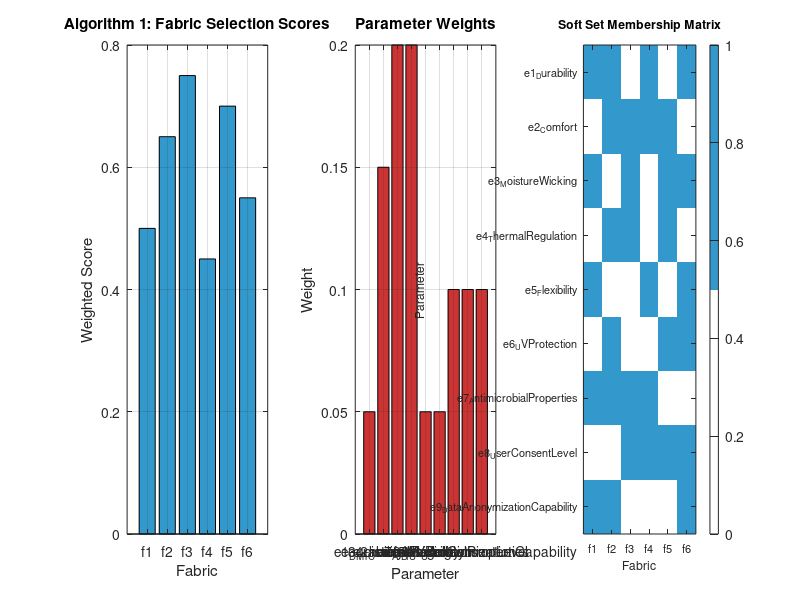

Recreate this plot in MATLAB. (Note: this script raises an error after producing the figure.)

% Part 1: Algorithm 1 and Algorithm 2 with Case Studies

clear all; close all; clc;


%% ALGORITHM 1


fprintf('=== ALGORITHM 1: SMART FABRIC SELECTION ===\n\n');

% Universal set of fabrics (from case study)
fabrics = {'f1', 'f2', 'f3', 'f4', 'f5', 'f6'};
n_fabrics = length(fabrics);

% Parameters (from case study)
parameters = {'e1_Durability', 'e2_Comfort', 'e3_MoistureWicking', ...
              'e4_ThermalRegulation', 'e5_Flexibility', 'e6_UVProtection', ...
              'e7_AntimicrobialProperties', 'e8_UserConsentLevel', ...
              'e9_DataAnonymizationCapability'};
n_params = length(parameters);

% Weights (from case study)
weights = [0.05, 0.15, 0.20, 0.20, 0.05, 0.05, 0.10, 0.10, 0.10];

% Soft set construction F(e_j) - fabrics satisfying each parameter
soft_set = {
    [1, 2, 4, 6];        % e1: Durability
    [2, 3, 4, 5];        % e2: Comfort  
    [1, 3, 5, 6];        % e3: Moisture Wicking
    [2, 3, 5];           % e4: Thermal Regulation
    [1, 4, 6];           % e5: Flexibility
    [2, 5, 6];           % e6: UV Protection
    [1, 2, 3, 4];        % e7: Antimicrobial Properties
    [3, 4, 5, 6];        % e8: User Consent Level
    [1, 2, 6]            % e9: Data Anonymization Capability
};

% Algorithm 1 Implementation
fabric_scores = zeros(1, n_fabrics);

% Calculate weighted scores for each fabric
for i = 1:n_fabrics
    for j = 1:n_params
        if ismember(i, soft_set{j})
            fabric_scores(i) = fabric_scores(i) + weights(j);
        end
    end
end

% Display results
fprintf('Fabric Scores:\n');
for i = 1:n_fabrics
    fprintf('%s: %.3f\n', fabrics{i}, fabric_scores(i));
end

[max_score, best_fabric_idx] = max(fabric_scores);
fprintf('\nOptimal Fabric: %s with score %.3f\n\n', fabrics{best_fabric_idx}, max_score);

% Ranking fabrics
[sorted_scores, ranking_idx] = sort(fabric_scores, 'descend');
fprintf('Ranking Order:\n');
for i = 1:n_fabrics
    fprintf('%d. %s (%.3f)\n', i, fabrics{ranking_idx(i)}, sorted_scores(i));
end

% Visualization
figure('Position', [100, 100, 1200, 400]);

% Plot 1: Fabric scores
subplot(1, 3, 1);
bar(fabric_scores, 'FaceColor', [0.2, 0.6, 0.8]);
title('Algorithm 1: Fabric Selection Scores');
xlabel('Fabric');
ylabel('Weighted Score');
set(gca, 'XTickLabel', fabrics);
grid on;

% Plot 2: Parameter weights
subplot(1, 3, 2);
bar(weights, 'FaceColor', [0.8, 0.2, 0.2]);
title('Parameter Weights');
xlabel('Parameter');
ylabel('Weight');
set(gca, 'XTickLabel', parameters, 'XTickLabelRotation', 45);
grid on;

% Plot 3: Soft set membership matrix
subplot(1, 3, 3);
membership_matrix = zeros(n_params, n_fabrics);
for i = 1:n_params
    for j = 1:n_fabrics
        if ismember(j, soft_set{i})
            membership_matrix(i, j) = 1;
        end
    end
end
imagesc(membership_matrix);
colormap([1 1 1; 0.2 0.6 0.8]); % White for 0, Blue for 1
title('Soft Set Membership Matrix');
xlabel('Fabric');
ylabel('Parameter');
set(gca, 'XTick', 1:n_fabrics, 'XTickLabel', fabrics);
set(gca, 'YTick', 1:n_params, 'YTickLabel', parameters, 'FontSize', 8);
colorbar;

sgtitle('Algorithm 1: Smart Fabric Selection Analysis');


%% ALGORITHM 2: Multi-input Adaptive Fuzzy Logic for Ventilation Control


fprintf('\n=== ALGORITHM 2: ADAPTIVE FUZZY LOGIC CONTROL ===\n\n');

% Case study data (Tropical training scenario)
T = 27;          % Temperature (°C)
H = 70;          % Humidity (%)
B = 38;          % Body heat (°C)

% User Profile (from case study)
t_min = 20; t_max = 28;
h_min = 40; h_max = 75;
b_min = 36.5; b_max = 38.5;
w_T = 0.4; w_H = 0.3; w_B = 0.3;

% Climate Zone adjustments
c_T = 1; c_H = 0; c_B = 0;

% Max ventilation setting
max_ventilation = 10;

% Algorithm 2 Implementation
fprintf('Original sensor values:\n');
fprintf('Temperature: %.1f°C, Humidity: %.1f%%, Body Heat: %.1f°C\n', T, H, B);

% Step 2: Adjust inputs
T_adj = T + c_T;
H_adj = H + c_H;
B_adj = B + c_B;

fprintf('Adjusted values:\n');
fprintf('T_adj: %.1f°C, H_adj: %.1f%%, B_adj: %.1f°C\n', T_adj, H_adj, B_adj);

% Step 3: Normalize inputs
T_n = (T_adj - t_min) / (t_max - t_min);
H_n = (H_adj - h_min) / (h_max - h_min);
B_n = (B_adj - b_min) / (b_max - b_min);

fprintf('Normalized values:\n');
fprintf('T_n: %.3f, H_n: %.3f, B_n: %.3f\n', T_n, H_n, B_n);

% Step 4: Calculate fuzzy membership values (triangular function)
mu_T = fuzzy_membership(T_n);
mu_H = fuzzy_membership(H_n);
mu_B = fuzzy_membership(B_n);

fprintf('Membership values:\n');
fprintf('μ_T: %.3f, μ_H: %.3f, μ_B: %.3f\n', mu_T, mu_H, mu_B);

% Step 5: Weighted aggregation
S = w_T * mu_T + w_H * mu_H + w_B * mu_B;
fprintf('Aggregated score S: %.3f\n', S);

% Step 6: Final ventilation level
V = S * max_ventilation;
fprintf('Final ventilation level: %.2f units\n\n', V);

% Visualization of Algorithm 2
figure('Position', [100, 500, 1200, 600]);

% Plot 1: Input normalization
subplot(2, 3, 1);
inputs = [T, H, B];
inputs_adj = [T_adj, H_adj, B_adj];
inputs_norm = [T_n, H_n, B_n];
x = categorical({'Temperature', 'Humidity', 'Body Heat'});
bar(x, [inputs; inputs_adj; inputs_norm]');
title('Input Processing Steps');
ylabel('Value');
legend('Original', 'Adjusted', 'Normalized', 'Location', 'best');

% Plot 2: Membership functions visualization
subplot(2, 3, 2);
x_range = 0:0.01:1;
mu_range = arrayfun(@fuzzy_membership, x_range);
plot(x_range, mu_range, 'LineWidth', 2);
hold on;
plot([T_n, H_n, B_n], [mu_T, mu_H, mu_B], 'ro', 'MarkerSize', 8, 'LineWidth', 2);
title('Triangular Membership Function');
xlabel('Normalized Input');
ylabel('Membership Value');
legend('μ(x)', 'Case Study Points', 'Location', 'best');
grid on;

% Plot 3: Weight distribution
subplot(2, 3, 3);
weights_fuzzy = [w_T, w_H, w_B];
pie(weights_fuzzy, {'Temperature', 'Humidity', 'Body Heat'});
title('Parameter Weights');

% Plot 4: Membership comparison
subplot(2, 3, 4);
memberships = [mu_T, mu_H, mu_B];
bar(categorical({'Temperature', 'Humidity', 'Body Heat'}), memberships, ...
    'FaceColor', [0.8, 0.4, 0.2]);
title('Fuzzy Membership Values');
ylabel('Membership Value');
ylim([0, 1]);

% Plot 5: Ventilation response surface
subplot(2, 3, 5);
temp_range = 20:0.5:35;
humid_range = 40:1:80;
[T_grid, H_grid] = meshgrid(temp_range, humid_range);
V_grid = zeros(size(T_grid));

for i = 1:size(T_grid, 1)
    for j = 1:size(T_grid, 2)
        T_temp = T_grid(i, j) + c_T;
        H_temp = H_grid(i, j) + c_H;
        B_temp = B + c_B; % Keep body heat constant
        
        T_norm = max(0, min(1, (T_temp - t_min) / (t_max - t_min)));
        H_norm = max(0, min(1, (H_temp - h_min) / (h_max - h_min)));
        B_norm = max(0, min(1, (B_temp - b_min) / (b_max - b_min)));
        
        mu_T_temp = fuzzy_membership(T_norm);
        mu_H_temp = fuzzy_membership(H_norm);
        mu_B_temp = fuzzy_membership(B_norm);
        
        S_temp = w_T * mu_T_temp + w_H * mu_H_temp + w_B * mu_B_temp;
        V_grid(i, j) = S_temp * max_ventilation;
    end
end

contourf(T_grid, H_grid, V_grid, 20);
colorbar;
hold on;
plot(T, H, 'r*', 'MarkerSize', 15, 'LineWidth', 3);
title('Ventilation Response Surface');
xlabel('Temperature (°C)');
ylabel('Humidity (%)');

% Plot 6: Final output
subplot(2, 3, 6);
bar(categorical({'Ventilation Level'}), V, 'FaceColor', [0.2, 0.8, 0.2]);
title('Algorithm 2 Output');
ylabel('Ventilation Units');
ylim([0, max_ventilation]);
text(1, V/2, sprintf('%.2f units', V), 'HorizontalAlignment', 'center', ...
     'FontSize', 12, 'FontWeight', 'bold');

sgtitle('Algorithm 2: Adaptive Fuzzy Logic Control Analysis');

% Function definition for fuzzy membership
function mu = fuzzy_membership(x_n)
    % Triangular membership function as defined in the manuscript
    if x_n <= 0.3
        mu = 0;
    elseif x_n < 0.7
        mu = (x_n - 0.3) / 0.4;
    else
        mu = 1;
    end
end